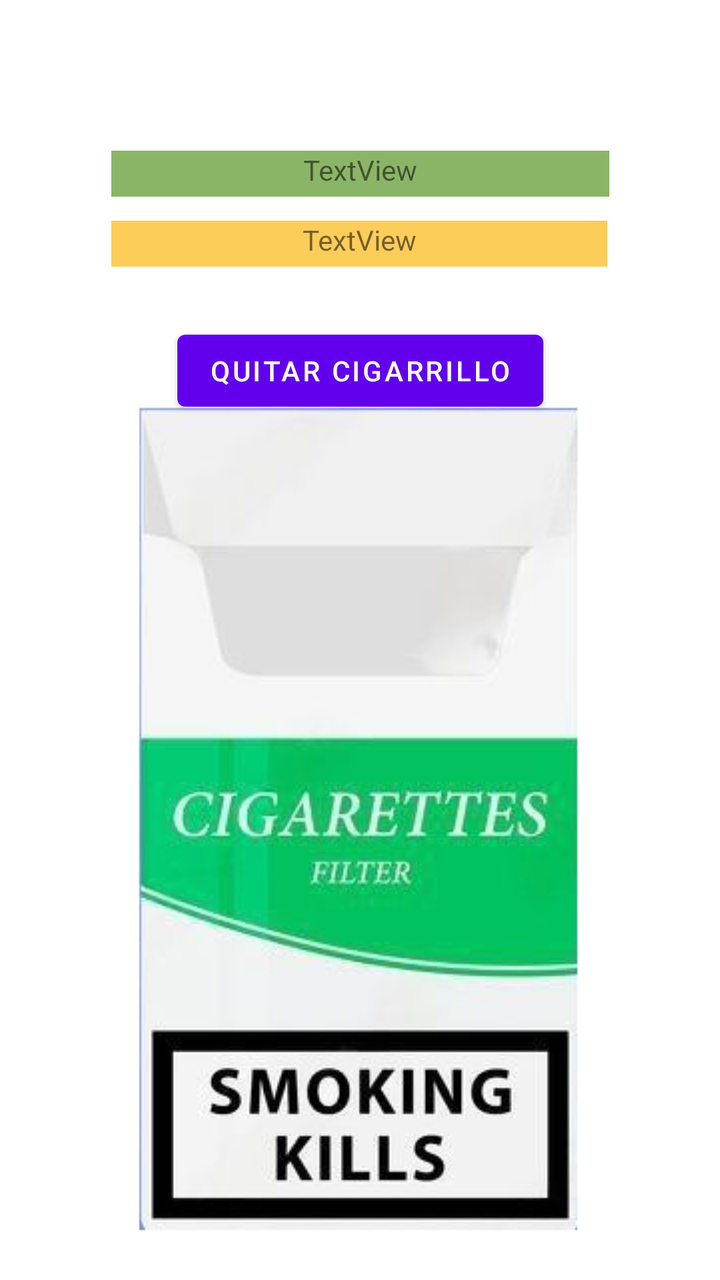
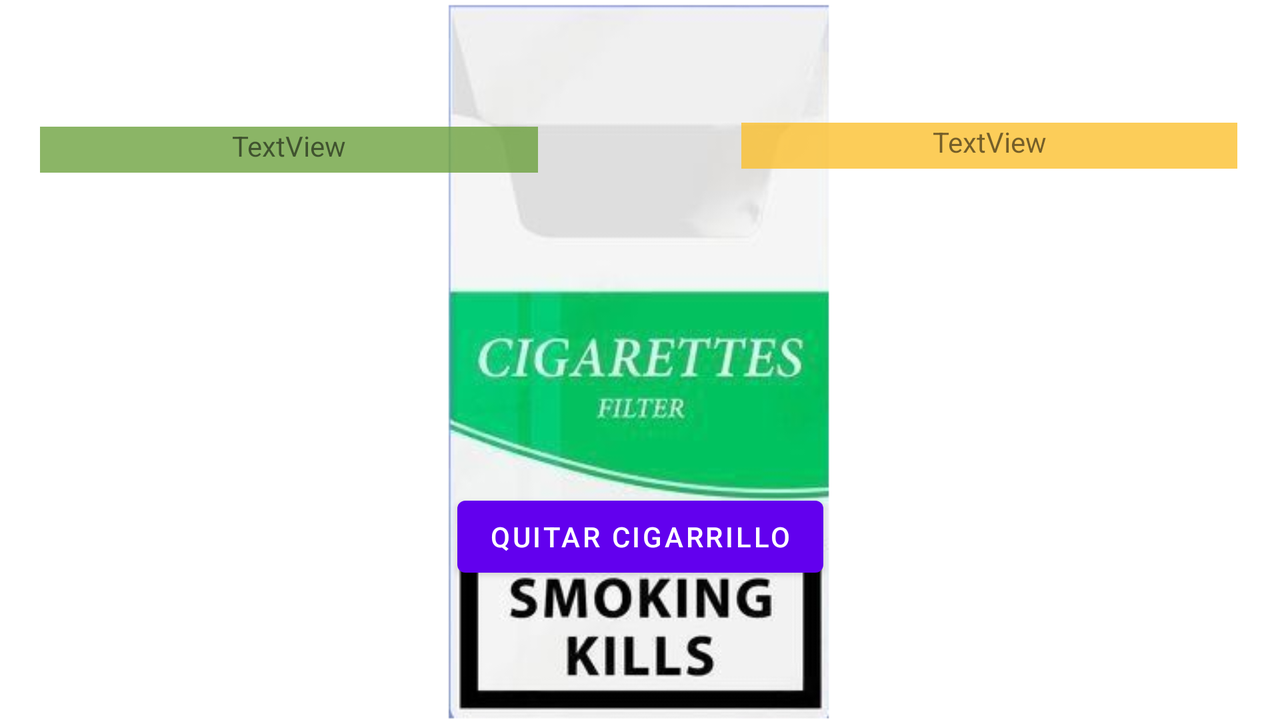

An Android layout and its configuration variant, each rendered on a device that would load it. The default file and the variant file are quoted in full after the pictures.
<!-- AndroidManifest.xml: application theme Theme.Ejercicio1RepasoExamen1av -->
<!-- res/layout/content_main.xml -->
<?xml version="1.0" encoding="utf-8"?>
<androidx.constraintlayout.widget.ConstraintLayout xmlns:android="http://schemas.android.com/apk/res/android"
    xmlns:app="http://schemas.android.com/apk/res-auto"
    xmlns:tools="http://schemas.android.com/tools"
    android:layout_width="match_parent"
    android:layout_height="match_parent"
    app:layout_behavior="@string/appbar_scrolling_view_behavior">

    <TextView
        android:id="@+id/lblNumCigarrosMain"
        android:layout_width="248dp"
        android:layout_height="23dp"
        android:layout_marginTop="12dp"
        android:layout_weight="1"
        android:background="#C9FBC02D"
        android:text="TextView"
        android:textAlignment="center"
        app:layout_constraintEnd_toEndOf="parent"
        app:layout_constraintHorizontal_bias="0.496"
        app:layout_constraintStart_toStartOf="parent"
        app:layout_constraintTop_toBottomOf="@+id/lblDineroAhorradoMain" />

    <Button
        android:id="@+id/btnNoFumarMain"
        android:layout_width="wrap_content"
        android:layout_height="wrap_content"
        android:layout_marginTop="28dp"
        android:text="Quitar Cigarrillo"
        app:layout_constraintEnd_toEndOf="parent"
        app:layout_constraintStart_toStartOf="parent"
        app:layout_constraintTop_toBottomOf="@+id/lblNumCigarrosMain" />

    <TextView
        android:id="@+id/lblDineroAhorradoMain"
        android:layout_width="249dp"
        android:layout_height="23dp"
        android:layout_margin="20dp"
        android:layout_weight="1"
        android:background="#C3689F38"
        android:text="TextView"
        android:textAlignment="center"
        app:layout_constraintBottom_toBottomOf="parent"
        app:layout_constraintEnd_toEndOf="parent"
        app:layout_constraintStart_toStartOf="parent"
        app:layout_constraintTop_toTopOf="parent"
        app:layout_constraintVertical_bias="0.096" />

    <ImageView
        android:id="@+id/imageView"
        android:layout_width="wrap_content"
        android:layout_height="wrap_content"
        android:layout_marginBottom="24dp"
        android:scaleType="centerInside"
        app:layout_constraintBottom_toBottomOf="parent"
        app:layout_constraintEnd_toEndOf="parent"
        app:layout_constraintHorizontal_bias="0.497"
        app:layout_constraintStart_toStartOf="parent"
        app:srcCompat="@drawable/cigarrillos" />

</androidx.constraintlayout.widget.ConstraintLayout>
<!-- resources referenced by this layout -->
<resources>
  <!-- drawable cigarrillos: png bitmap (drawable, 61407 bytes) -->
  <style name="Theme.Ejercicio1RepasoExamen1av" parent="Theme.MaterialComponents.DayNight.DarkActionBar">
          
          <item name="colorPrimary">@color/purple_500</item>
          <item name="colorPrimaryVariant">@color/purple_700</item>
          <item name="colorOnPrimary">@color/white</item>
          
          <item name="colorSecondary">@color/teal_200</item>
          <item name="colorSecondaryVariant">@color/teal_700</item>
          <item name="colorOnSecondary">@color/black</item>
          
          <item name="android:statusBarColor" tools:targetApi="l">?attr/colorPrimaryVariant</item>
          
      </style>
</resources>
<!-- res/layout-land/content_main.xml (the repository's variant of the layout above) -->
<!-- drawn on the phone turned sideways -->
<?xml version="1.0" encoding="utf-8"?>
<androidx.constraintlayout.widget.ConstraintLayout xmlns:android="http://schemas.android.com/apk/res/android"
    xmlns:app="http://schemas.android.com/apk/res-auto"
    xmlns:tools="http://schemas.android.com/tools"
    android:layout_width="match_parent"
    android:layout_height="match_parent"
    app:layout_behavior="@string/appbar_scrolling_view_behavior">

    <ImageView
        android:id="@+id/imageView"
        android:layout_width="wrap_content"
        android:layout_height="wrap_content"
        android:scaleType="centerInside"
        app:layout_constraintBottom_toBottomOf="parent"
        app:layout_constraintEnd_toEndOf="parent"
        app:layout_constraintHorizontal_bias="0.499"
        app:layout_constraintStart_toStartOf="parent"
        app:layout_constraintTop_toTopOf="parent"
        app:srcCompat="@drawable/cigarrillos" />

    <TextView
        android:id="@+id/lblDineroAhorradoMain"
        android:layout_width="249dp"
        android:layout_height="23dp"
        android:layout_margin="20dp"
        android:layout_weight="1"
        android:background="#C3689F38"
        android:text="TextView"
        android:textAlignment="center"
        app:layout_constraintBottom_toBottomOf="parent"
        app:layout_constraintEnd_toEndOf="parent"
        app:layout_constraintHorizontal_bias="0.0"
        app:layout_constraintStart_toStartOf="parent"
        app:layout_constraintTop_toTopOf="parent"
        app:layout_constraintVertical_bias="0.146" />

    <TextView
        android:id="@+id/lblNumCigarrosMain"
        android:layout_width="248dp"
        android:layout_height="23dp"
        android:layout_weight="1"
        android:background="#C9FBC02D"
        android:text="TextView"
        android:textAlignment="center"
        app:layout_constraintBottom_toBottomOf="parent"
        app:layout_constraintEnd_toEndOf="parent"
        app:layout_constraintHorizontal_bias="0.946"
        app:layout_constraintStart_toStartOf="parent"
        app:layout_constraintTop_toTopOf="parent"
        app:layout_constraintVertical_bias="0.182" />

    <Button
        android:id="@+id/btnNoFumarMain"
        android:layout_width="wrap_content"
        android:layout_height="wrap_content"
        android:layout_marginTop="160dp"
        android:text="Quitar Cigarrillo"
        app:layout_constraintEnd_toEndOf="parent"
        app:layout_constraintStart_toStartOf="parent"
        app:layout_constraintTop_toBottomOf="@+id/lblNumCigarrosMain" />

</androidx.constraintlayout.widget.ConstraintLayout>
